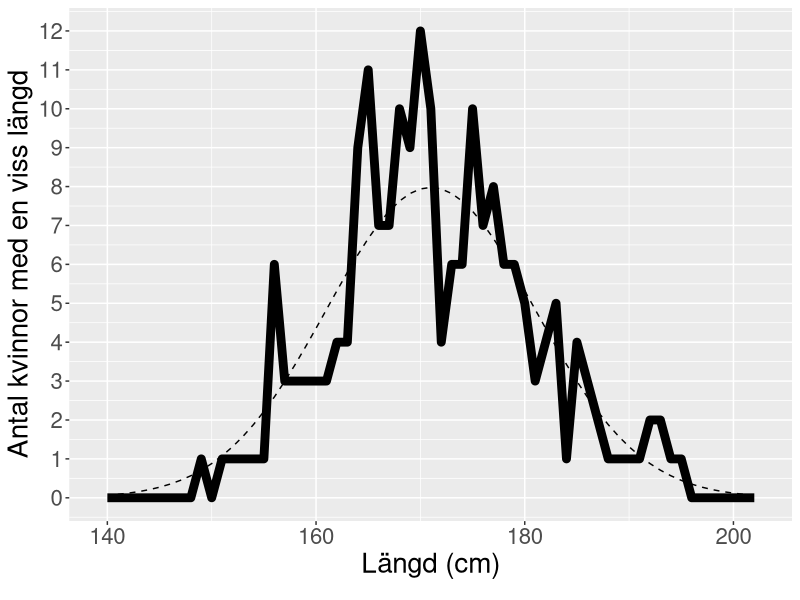
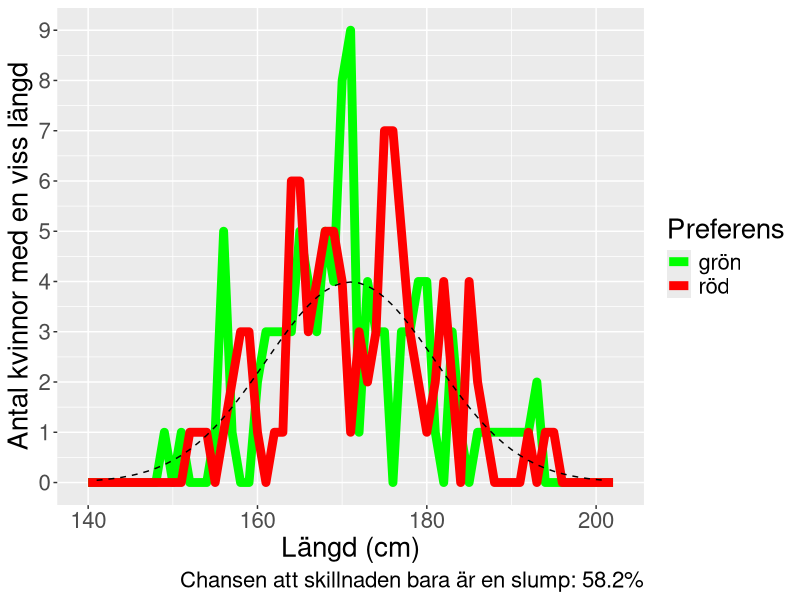
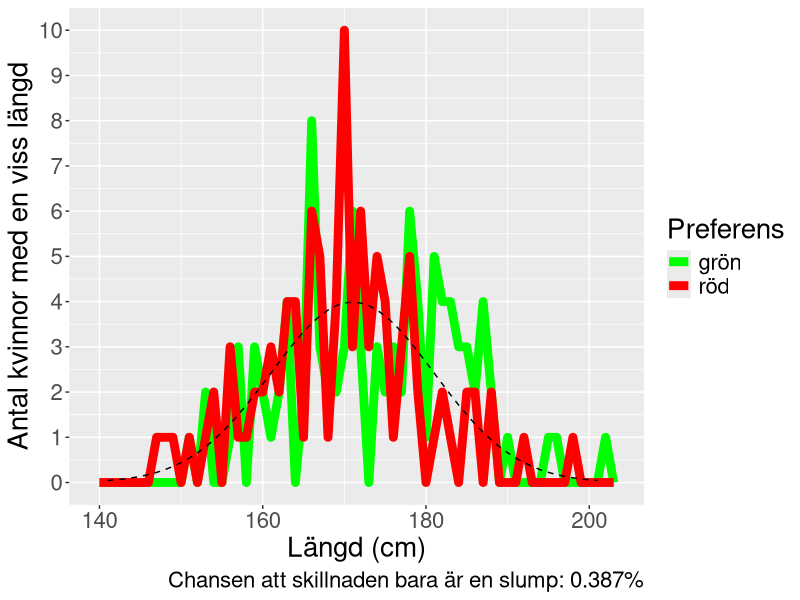

Generate these figures, in order, with R:
#!/bin/env Rscript
#
# Based on
#
# False-positive psychology: Undisclosed flexibility in data collection
# and analysis allows presenting anything as significant
#

get_mean_woman_length <- function() { 171 }
get_sd_woman_length <- function() { 10 }
get_n_subjects <- function() { 200 }

#' Create a table of `n` subjects, with half of type A and half of type B
create_subjects <- function(n_subjects, seed) {
  testthat::expect_equal(n_subjects / 4, round(n_subjects / 4))
  set.seed(seed)
  t <- tibble::tibble(
    preference = rep(c("red", "green"), times = n_subjects / 2), 
    phone_number = rep(c("odd", "even"), each = n_subjects / 2), 
    length = rnorm(
      n = n_subjects, 
      mean = get_mean_woman_length(), 
      sd = get_sd_woman_length()
    )
  )
  t$preference <- as.factor(t$preference)
  t
}
testthat::expect_equal(create_subjects(12, 42), create_subjects(12, 42))

plot_subjects <- function(t) {
  n_subjects <- nrow(t)
  binwidth <- 1
  xs <- seq(
    from = get_mean_woman_length() - (3.0 * get_sd_woman_length()), 
    to = get_mean_woman_length() + (3.0 * get_sd_woman_length()), 
    by = binwidth
  )
  t_ideal <- tibble::tibble(
    x = xs
  )
  t_ideal$y <- dnorm(
    t_ideal$x, 
    mean = get_mean_woman_length(), 
    sd = get_sd_woman_length()
  ) * n_subjects * binwidth / 1
  ggplot2::ggplot(
    t, 
    ggplot2::aes(x = length)) + 
    ggplot2::geom_freqpoly(linewidth = 3, binwidth = binwidth) + 
    ggplot2::geom_line(data = t_ideal, mapping = ggplot2::aes(x = x, y = y), color = "black", lty = "dashed") +
    ggplot2::scale_x_continuous(name = "Längd (cm)") +
    ggplot2::scale_y_continuous(
      breaks = seq(0, 13),
      name = "Antal kvinnor med en viss längd"
    ) +
    ggplot2::labs(
      caption = paste0(
        #"Number of women: ", n_subjects
      )
    ) +
    ggplot2::theme(text = ggplot2::element_text(size = 20))
}

plot_subjects_by_preference <- function(t) {
  n_subjects <- nrow(t)
  binwidth <- 1
  xs <- seq(
    from = get_mean_woman_length() - (3.0 * get_sd_woman_length()), 
    to = get_mean_woman_length() + (3.0 * get_sd_woman_length()), 
    by = binwidth
  )
  t_ideal <- tibble::tibble(
    x = xs
  )
  t_ideal$y <- dnorm(
    t_ideal$x, 
    mean = get_mean_woman_length(), 
    sd = get_sd_woman_length()
  ) * n_subjects * binwidth / 2
  statistics <- broom::tidy(
    t.test(
      x = t[t$preference == "red", ]$length, 
      y = t[t$preference == "green", ]$length
    )
  )
  
  ggplot2::ggplot(
    t, 
    ggplot2::aes(x = length, color = preference)) + 
    ggplot2::geom_freqpoly(linewidth = 3, binwidth = binwidth) + 
    ggplot2::geom_line(data = t_ideal, mapping = ggplot2::aes(x = x, y = y), color = "black", lty = "dashed") +
    ggplot2::scale_x_continuous(name = "Längd (cm)") +
    ggplot2::scale_y_continuous(
      breaks = seq(0, 10),
      name = "Antal kvinnor med en viss längd"
    ) +
    ggplot2::labs(
      caption = paste0(
        # "Number of women: ", n_subjects, ", ",
        "Chansen att skillnaden bara är en slump: ", format(100.0 * statistics$p.value, digits = 3), "%"
      )
    ) +
    ggplot2::scale_color_manual(
      name = "Preferens",
      labels = c("red" = "röd", "green" = "grön"), 
      values = c("red" = "red", "green" = "green")
    ) +
    ggplot2::theme(text = ggplot2::element_text(size = 20))
}

t <- create_subjects(n_subjects = get_n_subjects(), seed = 1)
plot_subjects(t)
ggplot2::ggsave(paste0("distribution_", get_n_subjects(), "_no_preference.png"), width = 7, height = 7)
plot_subjects_by_preference(t)
ggplot2::ggsave(paste0("distribution_", get_n_subjects(), ".png"), width = 7, height = 7)

#' Determines if 'red' is significantly different than 'green'
create_experiment_results <- function(n_subjects, n_seeds) {
  t_result <- tibble::tibble(seed = seq_len(n_seeds), p_value = NA)
  for (i in seq_len(n_seeds)) {
    seed <- t_result$seed[i]
    t <- create_subjects(n_subjects, seed = seed)
    p_value <- t.test(
      x = t[t$preference == "red", ]$length, 
      y = t[t$preference == "green", ]$length
    )$p.value
    t_result$p_value[i] <- p_value
  }
  t_result
}

n_seeds <- 40
t <- create_experiment_results(n_subjects = get_n_subjects(), n_seeds = n_seeds)
n_significant <- sum(t$p_value < 0.05)
testthat::expect_true(n_significant >= 1)
percentage_significant <- 100.0 * n_significant / n_seeds

best_seed <- which(t$p_value == min(t$p_value))
t[best_seed, ]

plot_subjects_by_preference(create_subjects(n_subjects = get_n_subjects(), seed = best_seed))
ggplot2::ggsave(paste0("distribution_", get_n_subjects(), "_", best_seed, ".png"), width = 7, height = 7)
